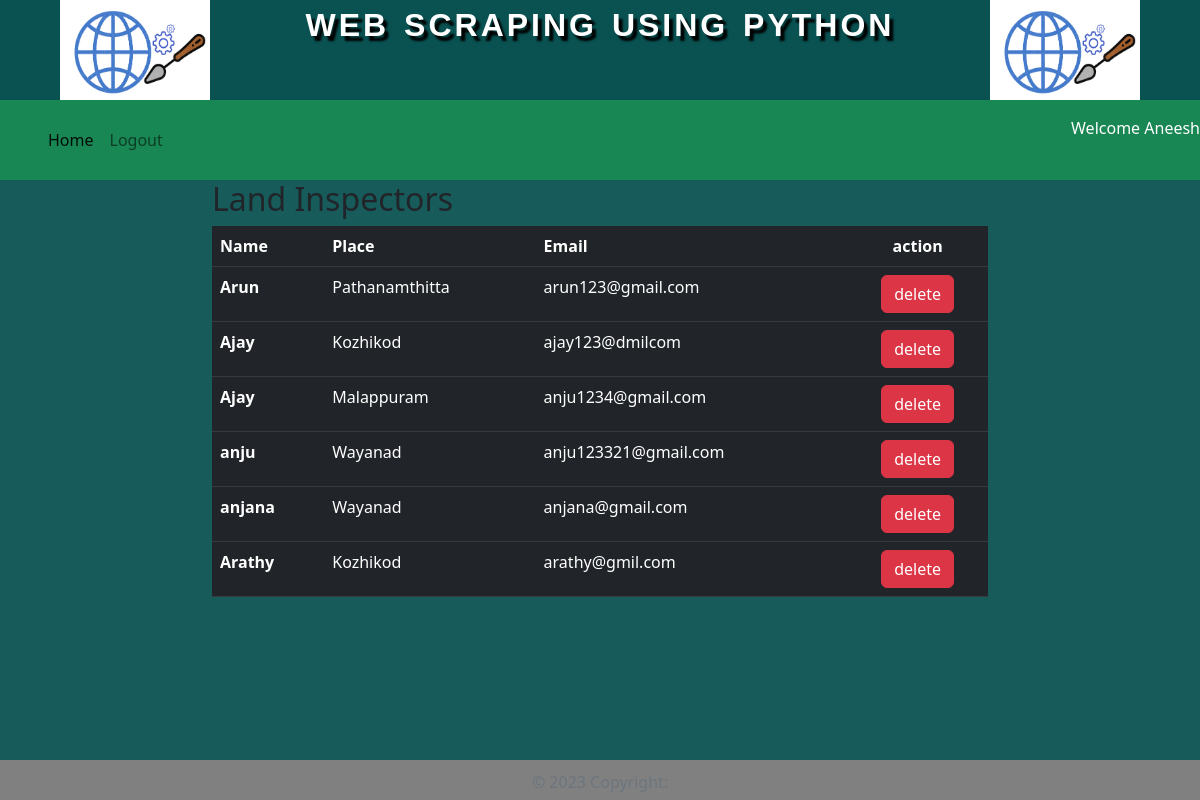
/allngo/ (signed in), run on the app's committed database.
### app/models.py (models this page shows)
class ngoreg(models.Model):
    name=models.CharField(max_length=200)
    email=models.CharField(max_length=200)
    password=models.CharField(max_length=200)
    place=models.CharField(max_length=200)
    mob=models.CharField(max_length=200)
    ward=models.CharField(max_length=200)

### app/views.py (the view)
# urls.py: path('allngo/', views.allngo, name='useruallngo'),
def allngo(request):
    works = ngoreg.objects.all()
    return render(request, 'allngos.html', {'ngos': works})

### app/templates/allngos.html
{% extends 'councillor.html' %}
{% block content %}
<div class="col-lg-12">
    <h2 class="page-header">Land Inspectors</h2>
                </div>
 <div class="row">
    <div class="col-md-12">
       <table class="table table-hover table-dark">
  <thead>
    <tr>
      <th scope="col">Name</th>
      <th scope="col">Place</th>
 <th scope="col">Email</th>
        <th  colspan="2" class="text-center">action</th>
    </tr>
  </thead>
  <tbody>
{% for com in ngos %}
    <tr>
      <th scope="row">{{com.name}}</th>
    <td>{{com.place}}</td>
        <td>{{com.email}}</td>
        <td colspan="2" class="text-center">
       <a href="{% url 'ngo_delete' com.id %}" class="btn btn-danger" id="{{com.id}}">delete</a>
        </td>
    </tr>
    {% endfor %}
  </tbody>
</table>
    </div>
  </div>
{% endblock %}

### app/templates/councillor.html (style rules this page uses)
* { margin:0; padding: 0; box-sizing: border-box; }
body { background-color: rgb(17, 134, 155); }

### data on the page
ngoreg: name "Arun", place "Pathanamthitta", email "arun123@gmail.com"
ngoreg: name "Ajay", place "Kozhikod", email "ajay123@dmilcom"
ngoreg: name "Ajay", place "Malappuram", email "anju1234@gmail.com"
ngoreg: name "anju", place "Wayanad", email "anju123321@gmail.com"
ngoreg: name "anjana", place "Wayanad", email "anjana@gmail.com"
ngoreg: name "Arathy", place "Kozhikod", email "arathy@gmil.com"

### other printed values
{{ request.session.name }} "Aneesh"
